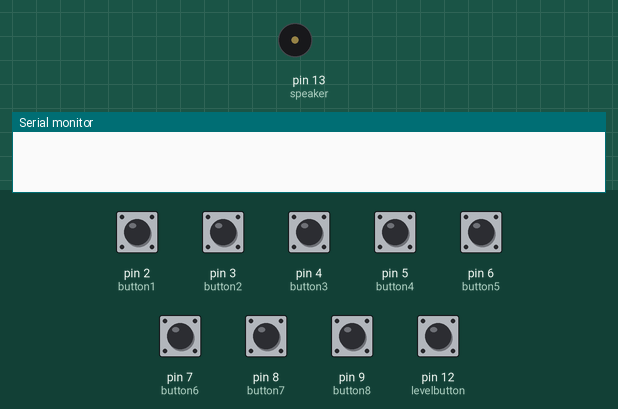
A sketch run on a simulated Arduino Uno, built with avr-gcc and run on an emulated ATmega328P. Parts: buzzer (waves = sounding), the last lines printed to the serial monitor. The test bench sets the inputs (shaded band); at power-on: pin 2 (button1), pin 3 (button2), pin 4 (button3), pin 5 (button4), pin 6 (button5), pin 7 (button6), pin 8 (button7), pin 9 (button8), pin 12 (levelbutton) LOW.

Above: at 1.2 s.
1.3 s: pin 2 (button1) pulled HIGH for 0.15 s
At 1.42 s:
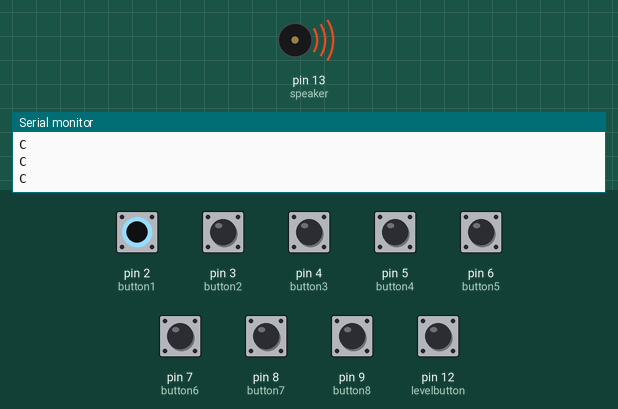
3.0 s: pin 3 (button2) pulled HIGH for 0.15 s
At 4.1 s:
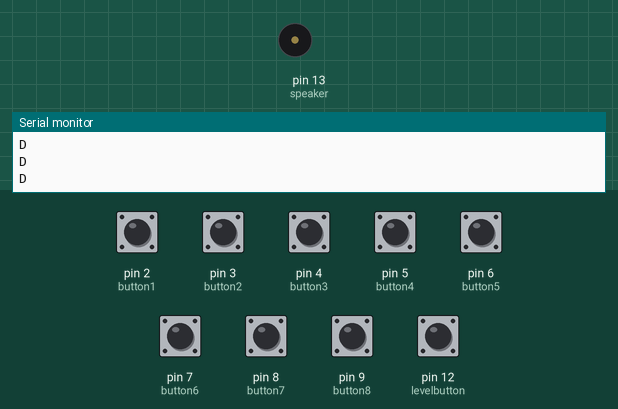
4.6 s: pin 4 (button3) pulled HIGH for 0.15 s
At 4.72 s:
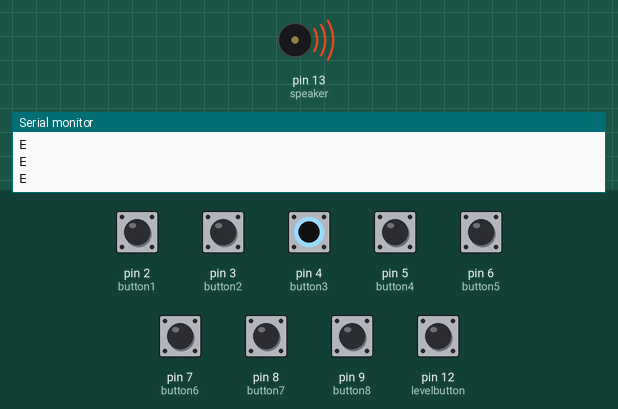
6.2 s: pin 5 (button4) pulled HIGH for 0.15 s
At 7.3 s:
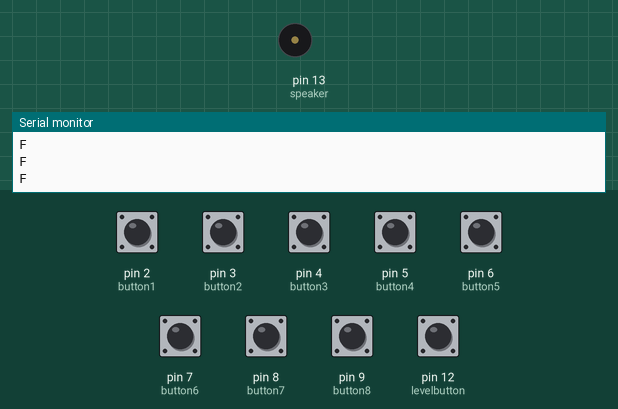
7.8 s: pin 6 (button5) pulled HIGH for 0.15 s
At 7.92 s:
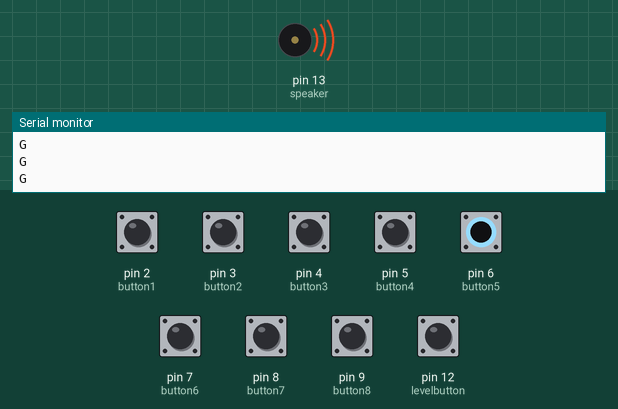
9.4 s: pin 7 (button6) pulled HIGH for 0.15 s
At 10.1 s:
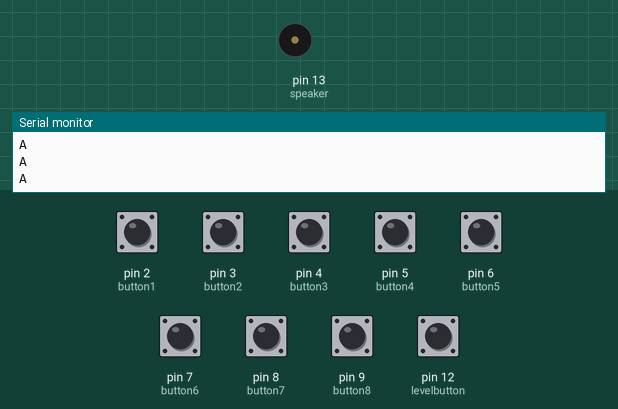
Timing chart, 0 to 12.0 s (numbered marks = the images above; inputs shaded):
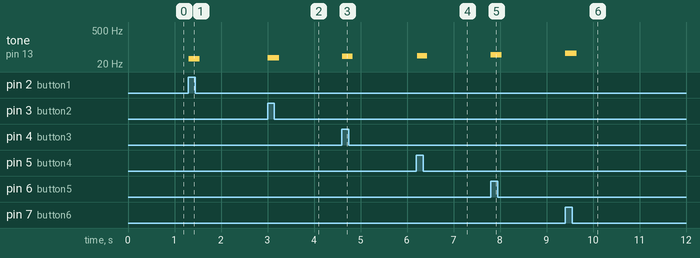

The sketch:

piano.ino
```cpp
#include "pitches.h"

const int button1 = 2;
int button1state = 0;
const int button2 = 3;
int button2state = 0;
const int button3 = 4;
int button3state = 0;
const int button4 = 5;
int button4state = 0;
const int button5 = 6;
int button5state = 0;
const int button6 = 7;
int button6state = 0;
const int button7 = 8;
int button7state = 0;
const int button8 = 9;
int button8state = 0;

const int levelbutton = 12;
int levelState = 0;
int levelController = 0;

const int speaker = 13;

int level = 0;

int tones[7][8] = {

  { NOTE_C1, NOTE_D1, NOTE_E1, NOTE_F1, NOTE_G1, NOTE_A1, NOTE_B1, NOTE_C2 },
  { NOTE_C2, NOTE_D2, NOTE_E2, NOTE_F2, NOTE_G2, NOTE_A2, NOTE_B2, NOTE_C3 },
  { NOTE_C3, NOTE_D3, NOTE_E3, NOTE_F3, NOTE_G3, NOTE_A3, NOTE_B3, NOTE_C4 },
  { NOTE_C4, NOTE_D4, NOTE_E4, NOTE_F4, NOTE_G4, NOTE_A4, NOTE_B4, NOTE_C5 },
  { NOTE_C5, NOTE_D5, NOTE_E5, NOTE_F5, NOTE_G5, NOTE_A5, NOTE_B5, NOTE_C6 },
  { NOTE_C6, NOTE_D6, NOTE_E6, NOTE_F6, NOTE_G6, NOTE_A6, NOTE_B6, NOTE_C7 },
  { NOTE_C7, NOTE_D7, NOTE_E7, NOTE_F7, NOTE_G7, NOTE_A7, NOTE_B7, NOTE_C8 }
};

void setup() {
  Serial.begin(9600);
  pinMode(button1, INPUT);
  pinMode(button2, INPUT);
  pinMode(button3, INPUT);
  pinMode(button4, INPUT);
  pinMode(button5, INPUT);
  pinMode(button6, INPUT);
  pinMode(button7, INPUT);
  pinMode(button8, INPUT);
  pinMode(levelbutton, INPUT);

  pinMode(speaker, OUTPUT);
}

void loop() {
  button1state = digitalRead(button1);
  button2state = digitalRead(button2);
  button3state = digitalRead(button3);
  button4state = digitalRead(button4);
  button5state = digitalRead(button5);
  button6state = digitalRead(button6);
  button7state = digitalRead(button7);
  button8state = digitalRead(button8);

  levelState = digitalRead(levelbutton);

  if (levelState == HIGH && levelController == 0) {

    if (level >= 8) {
      level = 0;
    } else {
      level++;
    }
    levelController = 1;
  } else if(levelState == LOW) {
    levelController = 0;
  }

  if(button1state == HIGH)
  {
      Serial.println("C");
      tone(speaker, tones[level][0], 100);
  }

    if(button2state == HIGH)
  {
      Serial.println("D");
      tone(speaker, tones[level][1], 100);
  }

    if(button3state == HIGH)
  {
      Serial.println("E");
      tone(speaker, tones[level][2], 100);
  }

    if(button4state == HIGH)
  {
      Serial.println("F");
      tone(speaker, tones[level][3], 100);
  }

    if(button5state == HIGH)
  {
      Serial.println("G");
      tone(speaker, tones[level][4], 100);
  }

    if(button6state == HIGH)
  {
      Serial.println("A");
      tone(speaker, tones[level][5], 100);
  }

    if(button7state == HIGH)
  {
      Serial.println("B");
      tone(speaker, tones[level][6], 100);
  }

    if(button8state == HIGH)
  {
      Serial.println("C");
      tone(speaker, tones[level][7], 100);
  }


  delay(20);
}
```

pitches.h
```cpp
/*************************************************
 * Public Constants
 *************************************************/

#define NOTE_B0  31
#define NOTE_C1  33
#define NOTE_CS1 35
#define NOTE_D1  37
#define NOTE_DS1 39
#define NOTE_E1  41
#define NOTE_F1  44
#define NOTE_FS1 46
#define NOTE_G1  49
#define NOTE_GS1 52
#define NOTE_A1  55
#define NOTE_AS1 58
#define NOTE_B1  62
#define NOTE_C2  65
#define NOTE_CS2 69
#define NOTE_D2  73
#define NOTE_DS2 78
#define NOTE_E2  82
#define NOTE_F2  87
#define NOTE_FS2 93
#define NOTE_G2  98
#define NOTE_GS2 104
#define NOTE_A2  110
#define NOTE_AS2 117
#define NOTE_B2  123
#define NOTE_C3  131
#define NOTE_CS3 139
#define NOTE_D3  147
#define NOTE_DS3 156
#define NOTE_E3  165
#define NOTE_F3  175
#define NOTE_FS3 185
#define NOTE_G3  196
#define NOTE_GS3 208
#define NOTE_A3  220
#define NOTE_AS3 233
#define NOTE_B3  247
#define NOTE_C4  262
#define NOTE_CS4 277
#define NOTE_D4  294
#define NOTE_DS4 311
#define NOTE_E4  330
#define NOTE_F4  349
#define NOTE_FS4 370
#define NOTE_G4  392
#define NOTE_GS4 415
#define NOTE_A4  440
#define NOTE_AS4 466
#define NOTE_B4  494
#define NOTE_C5  523
#define NOTE_CS5 554
#define NOTE_D5  587
#define NOTE_DS5 622
#define NOTE_E5  659
#define NOTE_F5  698
#define NOTE_FS5 740
#define NOTE_G5  784
#define NOTE_GS5 831
#define NOTE_A5  880
#define NOTE_AS5 932
#define NOTE_B5  988
#define NOTE_C6  1047
#define NOTE_CS6 1109
#define NOTE_D6  1175
#define NOTE_DS6 1245
#define NOTE_E6  1319
#define NOTE_F6  1397
#define NOTE_FS6 1480
#define NOTE_G6  1568
#define NOTE_GS6 1661
#define NOTE_A6  1760
#define NOTE_AS6 1865
#define NOTE_B6  1976
#define NOTE_C7  2093
#define NOTE_CS7 2217
#define NOTE_D7  2349
#define NOTE_DS7 2489
#define NOTE_E7  2637
#define NOTE_F7  2794
#define NOTE_FS7 2960
#define NOTE_G7  3136
#define NOTE_GS7 3322
#define NOTE_A7  3520
#define NOTE_AS7 3729
#define NOTE_B7  3951
#define NOTE_C8  4186
#define NOTE_CS8 4435
#define NOTE_D8  4699
#define NOTE_DS8 4978
```

Measured:
- after the input at 1.3 s, tone on pin 13 (speaker): silent → 33 Hz at once, → silent 0.24 s later
- after the input at 3.0 s, tone on pin 13 (speaker): silent → 37 Hz at once, → silent 0.24 s later
- after the input at 4.6 s, tone on pin 13 (speaker): silent → 41 Hz at once, → silent 0.22 s later
- after the input at 6.2 s, tone on pin 13 (speaker): silent → 44 Hz at once, → silent 0.22 s later
- after the input at 7.8 s, tone on pin 13 (speaker): silent → 49 Hz at once, → silent 0.24 s later
- after the input at 9.4 s, tone on pin 13 (speaker): silent → 55 Hz at once, → silent 0.24 s later
